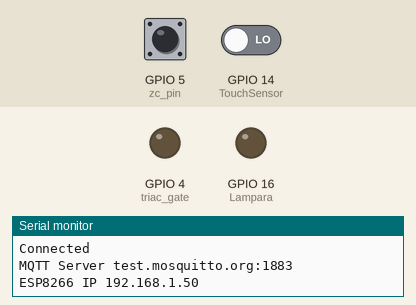
This sketch was run on a simulated ESP8266 (NodeMCU). On the bench: output pins drawn as LEDs (lit = HIGH), the last lines printed to the serial monitor. Dashed ring = blinking. The test bench sets the inputs (shaded band); at power-on: GPIO 14 (TouchSensor) LOW, GPIO 5 (zc_pin) HIGH. WiFi joins after 1.5 s; servers stay silent unless stated; no MQTT or app messages arrive unless stated.

Above: at 2.7 s.
2.8 s: GPIO 14 (TouchSensor) driven HIGH
At 11.7 s:
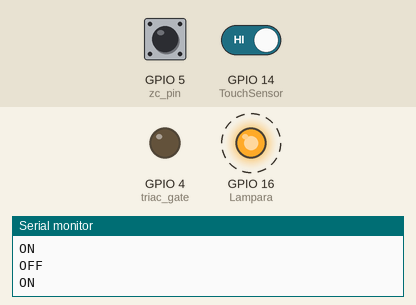
11.8 s: GPIO 14 (TouchSensor) driven LOW
At 12.5 s:
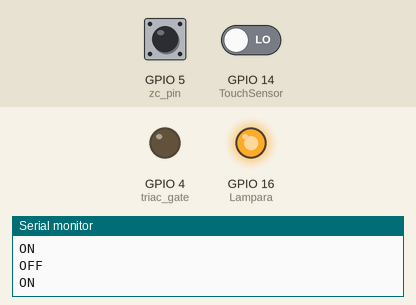
Timing chart, 0 to 14.8 s (numbered marks = the images above; inputs shaded):
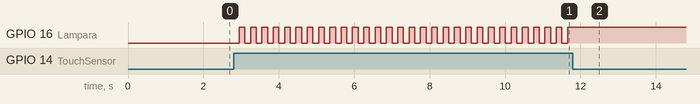

The sketch:

Dimmer_Touch.ino
```cpp
#include <ESP8266WiFi.h>
#include <PubSubClient.h>

const char* ssid = "Maestros";//escribe tu SSID
const char* password = "docentes_2018";//escribe tu password
//const char* ssid = "WiFi Aguilera";//escribe tu SSID
//const char* password = "0142035152";//escribe tu password
//const char* ssid = "LabElectro-2";//escribe tu SSID
//const char* password = "njLHwHh43";//escribe tu password
const char* mqtt_server = "test.mosquitto.org"; /// MQTT Broker
int mqtt_port = 1883;
//const char *ssid = "Maestros";
//const char *password = "docentes_2018";

int Lampara = 16; // Lampara rele...pin DO
const byte zc_pin = 5; //Entrada ZC... pin D1
const byte triac_gate = 4; //Salida PWM... pin D2
int TouchSensor = 14; //sensor...pin D5
int Valor= 0;
int EstadoLuz = 0;
bool ZC = 0;
uint16_t alpha;
WiFiServer server(80);
void ICACHE_RAM_ATTR ZC_detect ();

WiFiClient espClient;
PubSubClient clienteMQTT(espClient);
long lastMsg = 0;
char msg[50];

void setup() {
  Serial.begin(115200); //Inicializamos la comunicacion con el modulo
  delay(10);
  pinMode(Lampara, OUTPUT); //Definimos el pin GPI02 como salida
  digitalWrite(Lampara, LOW); //Iniciamos con el led Apagado
  pinMode(TouchSensor, INPUT);
  pinMode(zc_pin,INPUT_PULLUP);
  pinMode(triac_gate, OUTPUT);
  attachInterrupt(digitalPinToInterrupt(zc_pin),ZC_detect,FALLING);
  //attachInterrupt(0, ZC_detect, CHANGE);
  digitalWrite(triac_gate, LOW);// Enable external interrupt (INT0)


  // Conectamos a el WiFi
  Serial.println();
  Serial.println();
  Serial.print("Conectando a: ");
  Serial.println(ssid);

  WiFi.begin(ssid, password);

  while (WiFi.status() != WL_CONNECTED) {
    delay(500);
    Serial.print(".");
  }
  Serial.println("");
  Serial.println("WiFi conectado");

  // Iniciar servidor
  server.begin();
  Serial.println("Servidor iniciado");

  // Imprimimos el IP que nos asigna el moduoo para conectarnos
  Serial.print("Usa esta URL para conectarte: ");
  Serial.print("http://");
  Serial.print(WiFi.localIP());
  Serial.println("/");

  clienteMQTT.setServer(mqtt_server, mqtt_port);
  clienteMQTT.setCallback(mensajeRecibido);

  while(!clienteMQTT.connected()){
    if (clienteMQTT.connect("ModuloDimmerLampara01")){
      Serial.println("Connected ");
      Serial.print("MQTT Server ");
      Serial.print(mqtt_server);
      Serial.print(":");
      Serial.println(String(mqtt_port));
      Serial.print("ESP8266 IP ");
      Serial.println(WiFi.localIP());
      clienteMQTT.subscribe("Casa/Habitaciones/#");
    }else{
      Serial.print("Falla en la conexion codigo: ");
      Serial.print(clienteMQTT.state());
      Serial.println("reconexion en 5 segundos");
      delay(5000);
    }
  }


}
void mensajeRecibido(char* topic, byte* payload, unsigned int length) {
String spayload = "";
 Serial.print("Message arrived [");
 Serial.print(topic);
 Serial.print("] ");
 for (int i = 0; i < length; i++) {
  Serial.print((char)payload[i]);
  spayload += (char)payload[i]; // spayload = spayload +
 }
 Serial.println();
 Serial.print("spayload: ");
 Serial.println(spayload);

 if (spayload.toInt()!=0){
  Serial.print("Numero: ");
  Serial.println(spayload.toInt());
  Valor = spayload.toInt();//Dimmer
 }else{
  if (spayload=="ON"){
  Serial.println("Rele encendido");
  }
 if (spayload=="OFF"){
  Serial.println("Rele Apagado");
 }
 }
}

void ZC_detect() {
  ZC = 1;
}

void loop() {
  //client.publish("Casa/Habitaciones/Habitacion1/Luz1/", ); /// send char
  //client.publish("Casa/Habitaciones/Habitacion1/Luz2/", ); /// send char
  // Checamos si un cliente se ha conectado
  /*WiFiClient client = server.available();
  if (client) {
    //return;
    // Espere hasta que el cliente envíe algunos datos
    Serial.println("nuevo cliente");
    while (!client.available()) {
      delay(1);
    }
    // Leemos la primer linea de la peticion
    String request = client.readStringUntil('\r');
    Serial.println(request);
    if (request.indexOf("/LED=ON") != -1) {
      digitalWrite(Lampara, HIGH);
      EstadoLuz = HIGH;
    }
    if (request.indexOf("/LED=OFF") != -1) {
      digitalWrite(Lampara, LOW);
      EstadoLuz = LOW;
    }
    if (request.indexOf("/BAJO") != -1) {
      //digitalWrite(triac_gate, HIGH);
      Valor = 255;
      Serial.println("BAJO");
    }
    if (request.indexOf("/MEDIO") != -1) {
      //digitalWrite(triac_gate, HIGH);
      Valor = 500;
      Serial.println("MEDIO");
    }
    if (request.indexOf("/ALTO") != -1) {
      //digitalWrite(triac_gate, HIGH);
      Valor = 880;
      Serial.println("ALTO");
    }
    if (request.indexOf("/ENCENDIDO") != -1) {
      //digitalWrite(triac_gate, HIGH);
      Valor = 1000;
      Serial.println("ENCENDIDO");
    }
    if (request.indexOf("/APAGADO") != -1) {
      //digitalWrite(triac_gate, HIGH);
      Valor = 73;
      Serial.println("APAGADO");
     }

    // Regresamos una respuesta
    client.println("HTTP/1.1 200 OK");
    client.println("Content-Type: text/html");
    client.println("");
    client.println("<!DOCTYPE HTML>");
    client.println("<html>");

    client.print("La lampara esta: ");

    if (EstadoLuz == HIGH) {
      client.print("Encendido");
    } else if (EstadoLuz == LOW) {
      client.print("Apagado");
    }
    client.println("<br><br>");
    client.println("<a href=\"ON\"><button>Encender</button></a>&nbsp;<a href=\"OFF\"><button>Apagar</button></a></p>");
    client.println("</html>");
    client.println("<br><br>");

    client.print("El dimmer esta: ");

    if(Valor == 73){
        client.print("Apagado");
    }else if (Valor == 255) {
      client.print("Encendido en un 25%");
    } else if(Valor == 500){
      client.print("Encendido en un 50%");
    }else if(Valor == 880){
      client.print("Encendido en un 75%");
    }else if(Valor == 1000){
      client.print("Encendido en un 100%");
    }
    client.println("<br><br>");
    client.println("<a href=\"APAGADO\"><button>Apagado</button></a>&nbsp;<a href=\"BAJO\"><button>Bajo</button></a>&nbsp;<a href=\"MEDIO\"><button>Medio</button></a>&nbsp;<a href=\"ALTO\"><button>Alto</button></a>&nbsp;<a href=\"ENCENDIDO\"><button>Encencido</button></a></p>");
    client.println("</html>");
    //<input type='button' name='boton' value='Boton' style='width:70px; height:25px'>
*/
    if (digitalRead(TouchSensor) == HIGH) //lectura de señal del sensor
  {
    delay(150);
    if (digitalRead(TouchSensor) == HIGH) //lectura de señal del sensor
      {
        if (EstadoLuz == HIGH)
        {
          EstadoLuz = LOW;
          digitalWrite(Lampara, LOW);   // si la lectura esta en alto el led se enciende
          Serial.println("OFF");
          //client.print("Apagado");
        }//ESTADO LUZ
        else
        {
          EstadoLuz = HIGH;
          digitalWrite(Lampara, HIGH);    // si no existe lectura el ed se apaga o no enciende
          Serial.println("ON");
          //client.print("Encendido");
        } //ELSE
      }
  } // if sensor
    //delay(1);
    //Serial.println("Cliente desconectado");
    //Serial.println("");
    //client.flush();
    clienteMQTT.loop();
 // }

  // Checamos si coincide la solicitud


  if(ZC){
    if(alpha < 9500) {
      delayMicroseconds(alpha);
      digitalWrite(triac_gate, HIGH);
      delayMicroseconds(200);
      digitalWrite(triac_gate, LOW);
    }
    ZC = 0;

    alpha = ( 1023 - Valor ) * 10;
    if(alpha > 9500)
      alpha = 9500;
  }

  //delay(50); // tiempo de lectura
}
```

Measured:
- after the input at 2.8 s, GPIO 16 (Lampara): alternates HIGH for 0.15 s and LOW for 0.15 s, starting after 0.15 s
- after the input at 11.8 s, GPIO 16 (Lampara): stops changing and stays HIGH
